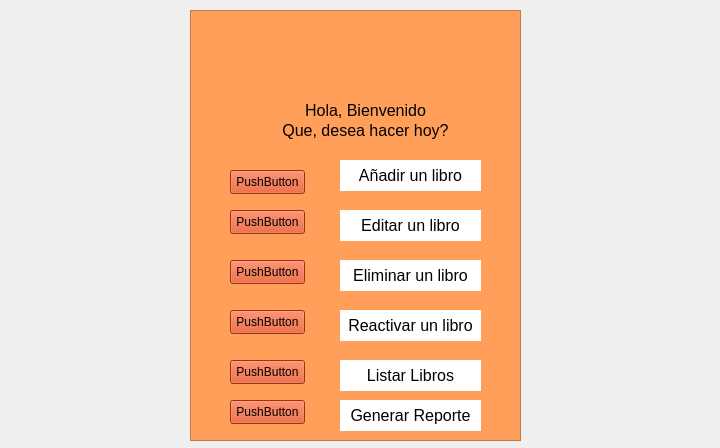
<?xml version="1.0" encoding="UTF-8"?>
<ui version="4.0">
 <class>MainWindow</class>
 <widget class="QMainWindow" name="MainWindow">
  <property name="geometry">
   <rect>
    <x>0</x>
    <y>0</y>
    <width>720</width>
    <height>448</height>
   </rect>
  </property>
  <property name="windowTitle">
   <string>MainWindow</string>
  </property>
  <property name="autoFillBackground">
   <bool>true</bool>
  </property>
  <widget class="QWidget" name="centralwidget">
   <widget class="QLabel" name="label">
    <property name="geometry">
     <rect>
      <x>0</x>
      <y>0</y>
      <width>721</width>
      <height>451</height>
     </rect>
    </property>
    <property name="autoFillBackground">
     <bool>true</bool>
    </property>
    <property name="text">
     <string/>
    </property>
    <property name="pixmap">
     <pixmap>Imagenes usadas/a.jpg</pixmap>
    </property>
    <property name="scaledContents">
     <bool>true</bool>
    </property>
    <property name="wordWrap">
     <bool>false</bool>
    </property>
   </widget>
   <widget class="QFrame" name="frame">
    <property name="geometry">
     <rect>
      <x>190</x>
      <y>10</y>
      <width>331</width>
      <height>431</height>
     </rect>
    </property>
    <property name="autoFillBackground">
     <bool>true</bool>
    </property>
    <property name="styleSheet">
     <string notr="true">background-color: rgb(255, 159, 90);</string>
    </property>
    <property name="frameShape">
     <enum>QFrame::StyledPanel</enum>
    </property>
    <property name="frameShadow">
     <enum>QFrame::Raised</enum>
    </property>
    <widget class="QLabel" name="label_2">
     <property name="geometry">
      <rect>
       <x>110</x>
       <y>90</y>
       <width>131</width>
       <height>21</height>
      </rect>
     </property>
     <property name="text">
      <string>&lt;html&gt;&lt;head/&gt;&lt;body&gt;&lt;p align=&quot;center&quot;&gt;&lt;span style=&quot; font-size:12pt;&quot;&gt;Hola, Bienvenido&lt;/span&gt;&lt;/p&gt;&lt;/body&gt;&lt;/html&gt;</string>
     </property>
    </widget>
    <widget class="QLabel" name="label_3">
     <property name="geometry">
      <rect>
       <x>90</x>
       <y>110</y>
       <width>171</width>
       <height>21</height>
      </rect>
     </property>
     <property name="text">
      <string>&lt;html&gt;&lt;head/&gt;&lt;body&gt;&lt;p align=&quot;center&quot;&gt;&lt;span style=&quot; font-size:12pt;&quot;&gt;Que, desea hacer hoy?&lt;/span&gt;&lt;/p&gt;&lt;/body&gt;&lt;/html&gt;</string>
     </property>
    </widget>
    <widget class="QLabel" name="label_4">
     <property name="geometry">
      <rect>
       <x>130</x>
       <y>10</y>
       <width>81</width>
       <height>81</height>
      </rect>
     </property>
     <property name="text">
      <string/>
     </property>
     <property name="pixmap">
      <pixmap>Imagenes usadas/c.png</pixmap>
     </property>
     <property name="scaledContents">
      <bool>true</bool>
     </property>
    </widget>
    <widget class="QLabel" name="label_5">
     <property name="geometry">
      <rect>
       <x>150</x>
       <y>150</y>
       <width>141</width>
       <height>31</height>
      </rect>
     </property>
     <property name="styleSheet">
      <string notr="true">background-color: rgb(255, 255, 255);</string>
     </property>
     <property name="text">
      <string>&lt;html&gt;&lt;head/&gt;&lt;body&gt;&lt;p align=&quot;center&quot;&gt;&lt;span style=&quot; font-size:12pt;&quot;&gt;Añadir un libro&lt;/span&gt;&lt;/p&gt;&lt;/body&gt;&lt;/html&gt;</string>
     </property>
    </widget>
    <widget class="QPushButton" name="registrar">
     <property name="geometry">
      <rect>
       <x>40</x>
       <y>160</y>
       <width>75</width>
       <height>24</height>
      </rect>
     </property>
     <property name="styleSheet">
      <string notr="true">background-color: rgb(217, 70, 25);</string>
     </property>
     <property name="text">
      <string>PushButton</string>
     </property>
    </widget>
    <widget class="QPushButton" name="editar">
     <property name="geometry">
      <rect>
       <x>40</x>
       <y>200</y>
       <width>75</width>
       <height>24</height>
      </rect>
     </property>
     <property name="styleSheet">
      <string notr="true">background-color: rgb(217, 70, 25);</string>
     </property>
     <property name="text">
      <string>PushButton</string>
     </property>
    </widget>
    <widget class="QPushButton" name="eliminar">
     <property name="geometry">
      <rect>
       <x>40</x>
       <y>250</y>
       <width>75</width>
       <height>24</height>
      </rect>
     </property>
     <property name="styleSheet">
      <string notr="true">background-color: rgb(217, 70, 25);</string>
     </property>
     <property name="text">
      <string>PushButton</string>
     </property>
    </widget>
    <widget class="QPushButton" name="reporte">
     <property name="geometry">
      <rect>
       <x>40</x>
       <y>390</y>
       <width>75</width>
       <height>24</height>
      </rect>
     </property>
     <property name="styleSheet">
      <string notr="true">background-color: rgb(217, 70, 25);</string>
     </property>
     <property name="text">
      <string>PushButton</string>
     </property>
    </widget>
    <widget class="QLabel" name="label_6">
     <property name="geometry">
      <rect>
       <x>150</x>
       <y>200</y>
       <width>141</width>
       <height>31</height>
      </rect>
     </property>
     <property name="styleSheet">
      <string notr="true">background-color: rgb(255, 255, 255);</string>
     </property>
     <property name="text">
      <string>&lt;html&gt;&lt;head/&gt;&lt;body&gt;&lt;p align=&quot;center&quot;&gt;&lt;span style=&quot; font-size:12pt;&quot;&gt;Editar un libro&lt;/span&gt;&lt;/p&gt;&lt;/body&gt;&lt;/html&gt;</string>
     </property>
    </widget>
    <widget class="QLabel" name="label_7">
     <property name="geometry">
      <rect>
       <x>150</x>
       <y>250</y>
       <width>141</width>
       <height>31</height>
      </rect>
     </property>
     <property name="styleSheet">
      <string notr="true">background-color: rgb(255, 255, 255);</string>
     </property>
     <property name="text">
      <string>&lt;html&gt;&lt;head/&gt;&lt;body&gt;&lt;p align=&quot;center&quot;&gt;&lt;span style=&quot; font-size:12pt;&quot;&gt;Eliminar un libro&lt;/span&gt;&lt;/p&gt;&lt;/body&gt;&lt;/html&gt;</string>
     </property>
    </widget>
    <widget class="QLabel" name="label_8">
     <property name="geometry">
      <rect>
       <x>150</x>
       <y>390</y>
       <width>141</width>
       <height>31</height>
      </rect>
     </property>
     <property name="styleSheet">
      <string notr="true">background-color: rgb(255, 255, 255);</string>
     </property>
     <property name="text">
      <string>&lt;html&gt;&lt;head/&gt;&lt;body&gt;&lt;p align=&quot;center&quot;&gt;&lt;span style=&quot; font-size:12pt;&quot;&gt;Generar Reporte&lt;/span&gt;&lt;/p&gt;&lt;/body&gt;&lt;/html&gt;</string>
     </property>
    </widget>
    <widget class="QLabel" name="label_9">
     <property name="geometry">
      <rect>
       <x>150</x>
       <y>350</y>
       <width>141</width>
       <height>31</height>
      </rect>
     </property>
     <property name="styleSheet">
      <string notr="true">background-color: rgb(255, 255, 255);</string>
     </property>
     <property name="text">
      <string>&lt;html&gt;&lt;head/&gt;&lt;body&gt;&lt;p align=&quot;center&quot;&gt;&lt;span style=&quot; font-size:12pt;&quot;&gt;Listar Libros&lt;/span&gt;&lt;/p&gt;&lt;/body&gt;&lt;/html&gt;</string>
     </property>
    </widget>
    <widget class="QPushButton" name="listar">
     <property name="geometry">
      <rect>
       <x>40</x>
       <y>350</y>
       <width>75</width>
       <height>24</height>
      </rect>
     </property>
     <property name="styleSheet">
      <string notr="true">background-color: rgb(217, 70, 25);</string>
     </property>
     <property name="text">
      <string>PushButton</string>
     </property>
    </widget>
    <widget class="QPushButton" name="reactivar">
     <property name="geometry">
      <rect>
       <x>40</x>
       <y>300</y>
       <width>75</width>
       <height>24</height>
      </rect>
     </property>
     <property name="styleSheet">
      <string notr="true">background-color: rgb(217, 70, 25);</string>
     </property>
     <property name="text">
      <string>PushButton</string>
     </property>
    </widget>
    <widget class="QLabel" name="label_10">
     <property name="geometry">
      <rect>
       <x>150</x>
       <y>300</y>
       <width>141</width>
       <height>31</height>
      </rect>
     </property>
     <property name="styleSheet">
      <string notr="true">background-color: rgb(255, 255, 255);</string>
     </property>
     <property name="text">
      <string>&lt;html&gt;&lt;head/&gt;&lt;body&gt;&lt;p align=&quot;center&quot;&gt;&lt;span style=&quot; font-size:12pt;&quot;&gt;Reactivar un libro&lt;/span&gt;&lt;/p&gt;&lt;/body&gt;&lt;/html&gt;</string>
     </property>
    </widget>
   </widget>
  </widget>
 </widget>
 <resources/>
 <connections/>
</ui>
